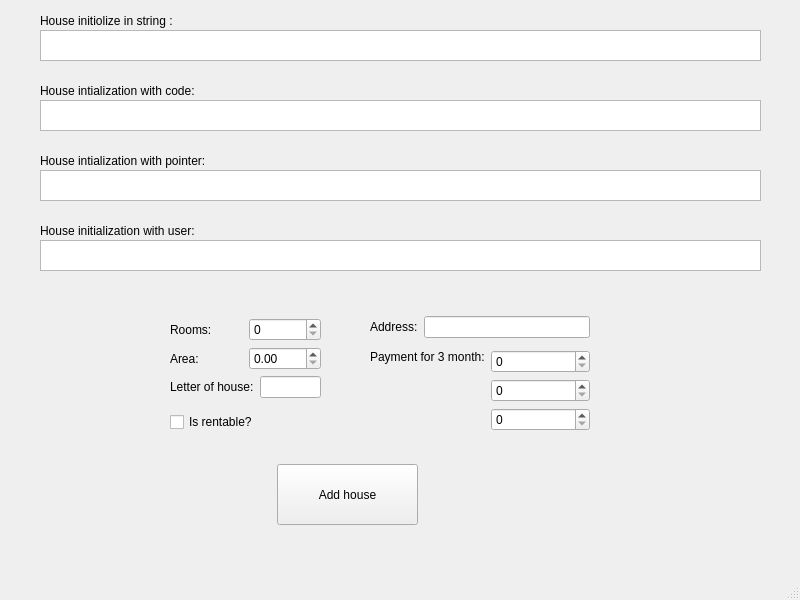
<?xml version="1.0" encoding="UTF-8"?>
<ui version="4.0">
 <class>MainWindow</class>
 <widget class="QMainWindow" name="MainWindow">
  <property name="geometry">
   <rect>
    <x>0</x>
    <y>0</y>
    <width>800</width>
    <height>600</height>
   </rect>
  </property>
  <property name="windowTitle">
   <string>MainWindow</string>
  </property>
  <widget class="QWidget" name="centralwidget">
   <widget class="QTextEdit" name="textEdit">
    <property name="geometry">
     <rect>
      <x>40</x>
      <y>30</y>
      <width>721</width>
      <height>31</height>
     </rect>
    </property>
    <property name="readOnly">
     <bool>true</bool>
    </property>
   </widget>
   <widget class="QLabel" name="label">
    <property name="geometry">
     <rect>
      <x>40</x>
      <y>10</y>
      <width>171</width>
      <height>21</height>
     </rect>
    </property>
    <property name="text">
     <string>House initiolize in string :</string>
    </property>
   </widget>
   <widget class="QTextEdit" name="textEdit_2">
    <property name="geometry">
     <rect>
      <x>40</x>
      <y>100</y>
      <width>721</width>
      <height>31</height>
     </rect>
    </property>
    <property name="readOnly">
     <bool>true</bool>
    </property>
   </widget>
   <widget class="QLabel" name="label_2">
    <property name="geometry">
     <rect>
      <x>40</x>
      <y>80</y>
      <width>201</width>
      <height>21</height>
     </rect>
    </property>
    <property name="text">
     <string>House intialization with code:</string>
    </property>
   </widget>
   <widget class="QTextEdit" name="textEdit_3">
    <property name="geometry">
     <rect>
      <x>40</x>
      <y>170</y>
      <width>721</width>
      <height>31</height>
     </rect>
    </property>
    <property name="readOnly">
     <bool>true</bool>
    </property>
   </widget>
   <widget class="QLabel" name="label_3">
    <property name="geometry">
     <rect>
      <x>40</x>
      <y>150</y>
      <width>221</width>
      <height>21</height>
     </rect>
    </property>
    <property name="text">
     <string>House intialization with pointer:</string>
    </property>
   </widget>
   <widget class="QTextEdit" name="textEdit_4">
    <property name="geometry">
     <rect>
      <x>40</x>
      <y>240</y>
      <width>721</width>
      <height>31</height>
     </rect>
    </property>
    <property name="readOnly">
     <bool>true</bool>
    </property>
   </widget>
   <widget class="QLabel" name="label_4">
    <property name="geometry">
     <rect>
      <x>40</x>
      <y>220</y>
      <width>211</width>
      <height>21</height>
     </rect>
    </property>
    <property name="text">
     <string>House initialization with user:</string>
    </property>
   </widget>
   <widget class="QPushButton" name="pushButton">
    <property name="geometry">
     <rect>
      <x>277</x>
      <y>464</y>
      <width>141</width>
      <height>61</height>
     </rect>
    </property>
    <property name="text">
     <string>Add house</string>
    </property>
   </widget>
   <widget class="QWidget" name="">
    <property name="geometry">
     <rect>
      <x>370</x>
      <y>310</y>
      <width>220</width>
      <height>129</height>
     </rect>
    </property>
    <layout class="QVBoxLayout" name="verticalLayout_3">
     <item>
      <layout class="QHBoxLayout" name="horizontalLayout_4">
       <item>
        <widget class="QLabel" name="label_8">
         <property name="text">
          <string>Address:</string>
         </property>
        </widget>
       </item>
       <item>
        <widget class="QLineEdit" name="lineEdit_2">
         <property name="maxLength">
          <number>11</number>
         </property>
         <property name="alignment">
          <set>Qt::AlignCenter</set>
         </property>
        </widget>
       </item>
      </layout>
     </item>
     <item>
      <layout class="QHBoxLayout" name="horizontalLayout_5">
       <item>
        <widget class="QLabel" name="label_9">
         <property name="text">
          <string>Payment for 3 month:</string>
         </property>
         <property name="alignment">
          <set>Qt::AlignLeading|Qt::AlignLeft|Qt::AlignTop</set>
         </property>
        </widget>
       </item>
       <item>
        <layout class="QVBoxLayout" name="verticalLayout_2">
         <item>
          <widget class="QSpinBox" name="spinBox_2">
           <property name="maximum">
            <number>1000</number>
           </property>
          </widget>
         </item>
         <item>
          <widget class="QSpinBox" name="spinBox_3">
           <property name="maximum">
            <number>1000</number>
           </property>
          </widget>
         </item>
         <item>
          <widget class="QSpinBox" name="spinBox_4">
           <property name="maximum">
            <number>1000</number>
           </property>
          </widget>
         </item>
        </layout>
       </item>
      </layout>
     </item>
    </layout>
   </widget>
   <widget class="QWidget" name="">
    <property name="geometry">
     <rect>
      <x>170</x>
      <y>310</y>
      <width>151</width>
      <height>130</height>
     </rect>
    </property>
    <layout class="QVBoxLayout" name="verticalLayout_4">
     <item>
      <layout class="QVBoxLayout" name="verticalLayout">
       <item>
        <layout class="QGridLayout" name="gridLayout">
         <item row="0" column="0">
          <layout class="QHBoxLayout" name="horizontalLayout">
           <item>
            <widget class="QLabel" name="label_5">
             <property name="text">
              <string>Rooms:</string>
             </property>
            </widget>
           </item>
           <item>
            <widget class="QSpinBox" name="spinBox"/>
           </item>
          </layout>
         </item>
         <item row="1" column="0">
          <layout class="QHBoxLayout" name="horizontalLayout_2">
           <item>
            <widget class="QLabel" name="label_6">
             <property name="text">
              <string>Area:</string>
             </property>
            </widget>
           </item>
           <item>
            <widget class="QDoubleSpinBox" name="doubleSpinBox"/>
           </item>
          </layout>
         </item>
        </layout>
       </item>
       <item>
        <layout class="QHBoxLayout" name="horizontalLayout_3">
         <item>
          <widget class="QLabel" name="label_7">
           <property name="text">
            <string>Letter of house:</string>
           </property>
          </widget>
         </item>
         <item>
          <widget class="QLineEdit" name="lineEdit">
           <property name="inputMethodHints">
            <set>Qt::ImhLatinOnly|Qt::ImhPreferUppercase|Qt::ImhUppercaseOnly</set>
           </property>
           <property name="maxLength">
            <number>1</number>
           </property>
           <property name="alignment">
            <set>Qt::AlignCenter</set>
           </property>
          </widget>
         </item>
        </layout>
       </item>
      </layout>
     </item>
     <item>
      <widget class="QCheckBox" name="checkBox">
       <property name="text">
        <string>Is rentable?</string>
       </property>
      </widget>
     </item>
    </layout>
   </widget>
  </widget>
  <widget class="QMenuBar" name="menubar">
   <property name="geometry">
    <rect>
     <x>0</x>
     <y>0</y>
     <width>800</width>
     <height>22</height>
    </rect>
   </property>
  </widget>
  <widget class="QStatusBar" name="statusbar"/>
 </widget>
 <resources/>
 <connections/>
</ui>
